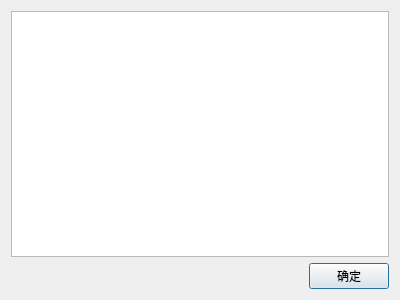
<?xml version="1.0" encoding="UTF-8"?>
<ui version="4.0">
 <class>ClientDialog</class>
 <widget class="QDialog" name="ClientDialog">
  <property name="geometry">
   <rect>
    <x>0</x>
    <y>0</y>
    <width>400</width>
    <height>300</height>
   </rect>
  </property>
  <property name="windowTitle">
   <string>Dialog</string>
  </property>
  <property name="layoutDirection">
   <enum>Qt::RightToLeft</enum>
  </property>
  <layout class="QGridLayout" name="gridLayout_2">
   <item row="0" column="0">
    <layout class="QGridLayout" name="gridLayout">
     <item row="0" column="0" colspan="2">
      <widget class="QTableWidget" name="_tableWidget">
       <property name="layoutDirection">
        <enum>Qt::LeftToRight</enum>
       </property>
      </widget>
     </item>
     <item row="2" column="0">
      <widget class="QPushButton" name="_pushButton">
       <property name="layoutDirection">
        <enum>Qt::LeftToRight</enum>
       </property>
       <property name="text">
        <string>确定</string>
       </property>
      </widget>
     </item>
     <item row="2" column="1">
      <spacer name="horizontalSpacer">
       <property name="orientation">
        <enum>Qt::Horizontal</enum>
       </property>
       <property name="sizeHint" stdset="0">
        <size>
         <width>278</width>
         <height>20</height>
        </size>
       </property>
      </spacer>
     </item>
    </layout>
   </item>
  </layout>
 </widget>
 <resources/>
 <connections/>
</ui>
